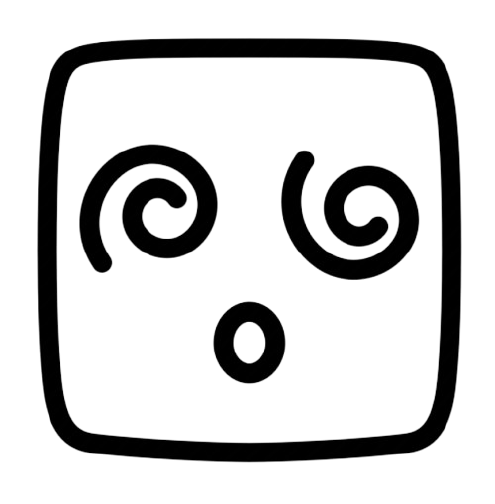
#> input picture My-initial_pull/create_swap_attach_images-main/photoA.jpg, 495 x 504 px
$ python images_operation.py
#> lines starting #> are read from the running program, lines starting #| are printed output that depends on the picture; after the words box and inside, x2 and y2 are one past the last pixel; in counts of white or black regions, pixels touching at a corner belong together
################## import modules  #########################
import cv2,numpy

########### using first image from local storage ###########
photoA=cv2.imread('photoA.jpg')
#> photoA is the input picture: shape (504, 495, 3); min 0, max 255, mean 205.3

########### Creating image background for second image ##########
horizontal=[]
vertical=[]
center=250
pixel_color=[255,255,255]
for i in range(2*center):
    horizontal.append(pixel_color)
for j in range(2*center):
    vertical.append(horizontal)
bg=numpy.array(vertical,dtype="uint8")

########### creating new image similar to photoA #########
bcolor=0
thickness=20
photoB=cv2.rectangle(bg,(center-200,center-200),(center+200,center+200),bcolor,thickness)
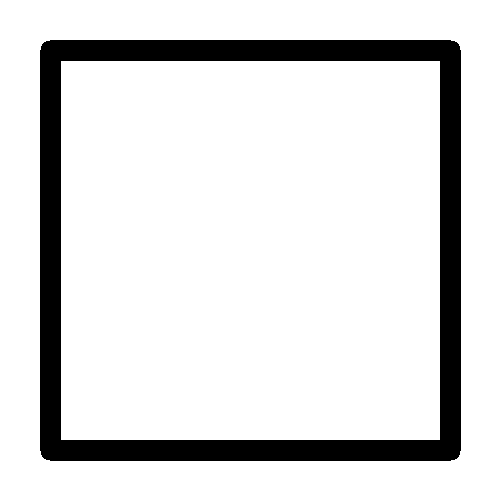
#> bg: shape (500, 500, 3); 86.6% white; 1 black region, box (x1, y1, x2, y2) and area: (40, 40, 461, 461) 33476
photoB=cv2.circle(photoB,(center-100,center-50),50,bcolor,thickness)
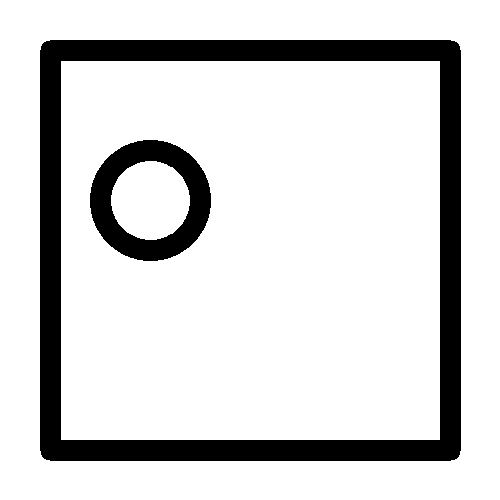
#> photoB: shape (500, 500, 3); 84% white; 2 black regions, box (x1, y1, x2, y2) and area: (40, 40, 461, 461) 33476, (90, 140, 211, 261) 6618
photoB=cv2.circle(photoB,(center+100,center-50),50,bcolor,thickness)
photoB=cv2.circle(photoB,(center,center+100),25,bcolor,thickness)
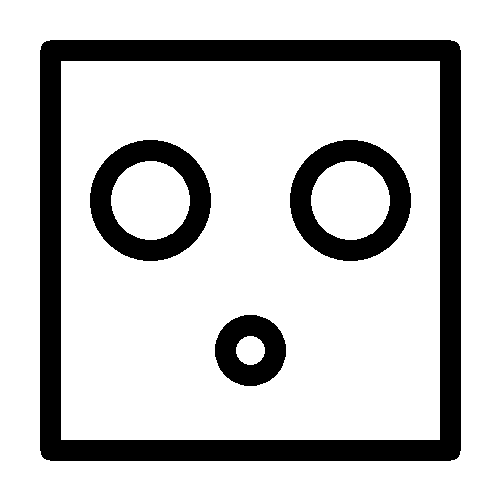
#> photoB: shape (500, 500, 3); 80% white; 4 black regions, box (x1, y1, x2, y2) and area: (40, 40, 461, 461) 33476, (90, 140, 211, 261) 6618, (290, 140, 411, 261) 6618, (215, 315, 286, 386) 3316
cv2.imwrite('photoB.jpg',photoB)

######### swaping images ##############
# storing photoA as list because it will not be impacted after replacing object in photoA
# and can be used later to repace object in photoB by converting it into numpy array
temp_photoA=photoA.tolist()
#> temp_photoA = 504 items
temp_photoA=numpy.array(temp_photoA,dtype="uint8")
photoA[140:290,280:430]=photoB[140:290,280:430]
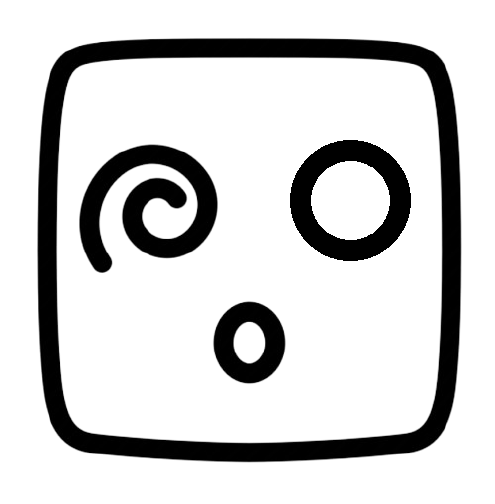
#> photoA: shape (504, 495, 3); 4.74% of pixels changed, all inside (x1, y1, x2, y2) = (280, 140, 420, 281)
photoB[140:290,280:430]=temp_photoA[140:290,280:430]
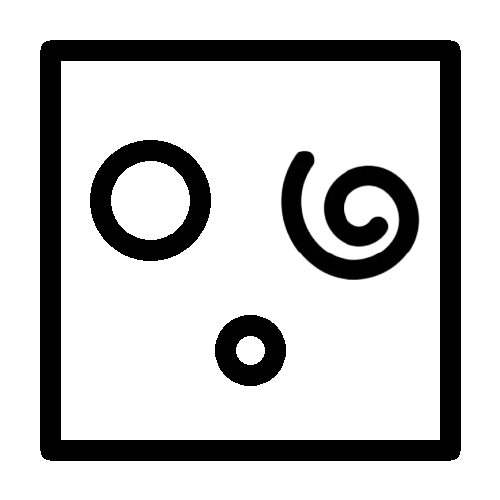
#> photoB: shape (500, 500, 3); 4.73% of pixels changed, all inside (x1, y1, x2, y2) = (280, 140, 420, 281)
cv2.imwrite('photoA_swap.jpg',photoA)
cv2.imwrite('photoB_swap.jpg',photoB)

########### concatenating images ##########
# same size of images can be concatenated depending on axis
con_photo=numpy.concatenate((temp_photoA,photoA),axis=1)
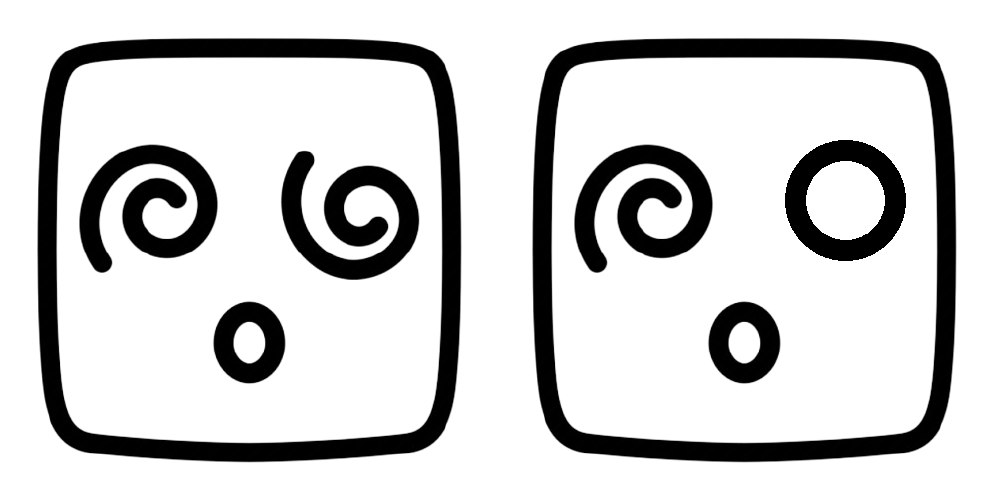
#> con_photo: shape (504, 990, 3); min 0, max 255, mean 206.3
cv2.imwrite('collage.jpg',con_photo)
